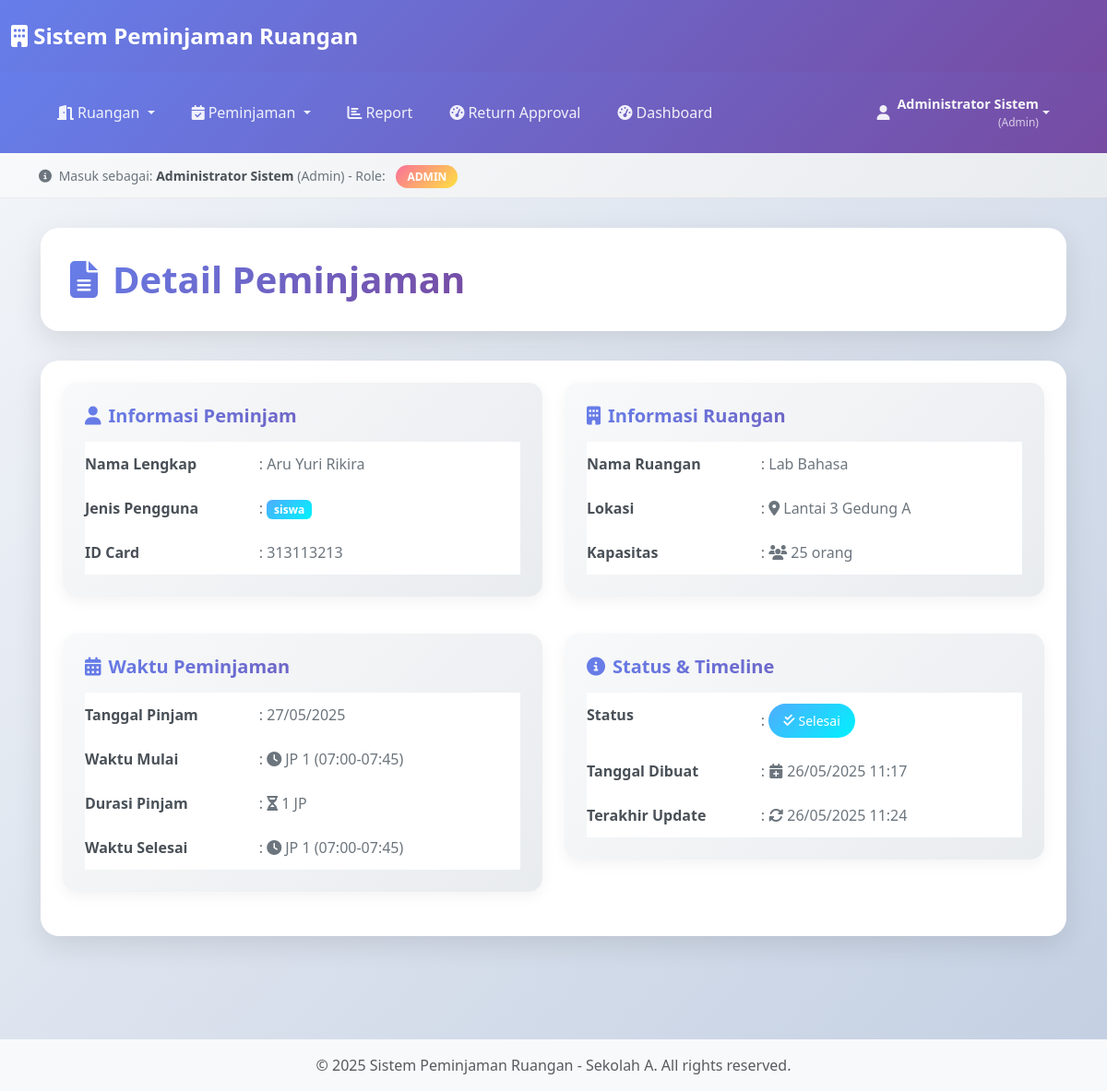
Screenshot of /admin/peminjaman/detail.php?id=20 (signed in) with the database file from the repository.
### tables this page shows
CREATE TABLE IF NOT EXISTS peminjaman_ruangan (
    peminjaman_id INT PRIMARY KEY,
    user_id INT,
    ruangan_id INT,
    tanggal_pinjam DATE,
    waktu_mulai VARCHAR(50),
    durasi_pinjam VARCHAR(50),
    waktu_selesai VARCHAR(50),
    status VARCHAR(50),
    keperluan TEXT,
    keterangan TEXT,
    created_at DATETIME,
    updated_at DATETIME,
    is_enabled BOOLEAN,
    kondisi_ruangan VARCHAR(50),
    catatan_pengembalian TEXT,
    return_requested_at DATETIME,
    return_approved_at DATETIME,
    return_approved_by INT
);

CREATE TABLE IF NOT EXISTS users (
    user_id INT PRIMARY KEY,
    id_card VARCHAR(50),
    username VARCHAR(50),
    password VARCHAR(100),
    role VARCHAR(20),
    jenis_pengguna VARCHAR(50),
    nama_lengkap VARCHAR(100),
    created_at DATETIME
);

CREATE TABLE IF NOT EXISTS ruangan (
    ruangan_id INT PRIMARY KEY,
    nama_ruangan VARCHAR(100),
    lokasi VARCHAR(100),
    kapasitas INT,
    status VARCHAR(50),
    is_enabled BOOLEAN,
    created_at DATETIME
);

### admin/peminjaman/detail.php (the view, shortened to what this page needs)
<?php
require_once '../../config/database.php';
$peminjaman_id = (int)$_GET['id'];
try {
    $stmt = $pdo->prepare("SELECT p.*, u.nama_lengkap, u.jenis_pengguna, u.id_card, r.nama_ruangan, r.lokasi, r.kapasitas
                          FROM peminjaman_ruangan p
                          JOIN users u ON p.user_id = u.user_id
                          JOIN ruangan r ON p.ruangan_id = r.ruangan_id
                          WHERE p.peminjaman_id = ?");
    $stmt->execute([$peminjaman_id]);
    $peminjaman = $stmt->fetch();
} catch(PDOException $e) {
    $error = "Error: " . $e->getMessage();
}
?>
<?php include '../../includes/header.php'; ?>
<body>
    <?php include '../../includes/navbar.php'; ?>
    <div class="main-content">
        <div class="container">
            <div class="row">
                <div class="col-12">
                    <div class="dashboard-header fade-in-up">
                        <div class="d-flex justify-content-between align-items-center">
                            <h1 class="dashboard-title">
                                <i class="fas fa-file-alt me-3"></i>Detail Peminjaman
                            </h1>
                        </div>
                    </div>
                    <div class="content-card fade-in-up animate-delay-2">
                        <div class="card-body p-4">
                            <div class="row">
                                <div class="col-md-6">
                                    <div class="info-section">
                                        <h5 class="section-title">
                                            <i class="fas fa-user"></i> Informasi Peminjam
                                        </h5>
                                        <table class="info-table table">
                                            <tr>
                                                <td><strong>Nama Lengkap</strong></td>
                                                <td>: <?php echo htmlspecialchars($peminjaman['nama_lengkap']); ?></td>
                                            </tr>
                                            <tr>
                                                <td><strong>Jenis Pengguna</strong></td>
                                                <td>: <span class="badge badge-info"><?php echo $peminjaman['jenis_pengguna']; ?></span></td>
                                            </tr>
                                            <tr>
                                                <td><strong>ID Card</strong></td>
                                                <td>: <?php echo htmlspecialchars($peminjaman['id_card']); ?></td>
                                            </tr>
                                        </table>
                                    </div>
                                </div>
                                <div class="col-md-6">
                                    <div class="info-section">
                                        <h5 class="section-title">
                                            <i class="fas fa-building"></i> Informasi Ruangan
                                        </h5>
                                        <table class="info-table table">
                                            <tr>
                                                <td><strong>Nama Ruangan</strong></td>
                                                <td>: <?php echo htmlspecialchars($peminjaman['nama_ruangan']); ?></td>
                                            </tr>
                                            <tr>
                                                <td><strong>Lokasi</strong></td>
                                                <td>: <i class="fas fa-map-marker-alt me-1"></i><?php echo htmlspecialchars($peminjaman['lokasi']); ?></td>
                                            </tr>
                                            <tr>
                                                <td><strong>Kapasitas</strong></td>
                                                <td>: <i class="fas fa-users me-1"></i><?php echo $peminjaman['kapasitas']; ?> orang</td>
                                            </tr>
                                        </table>
                                    </div>
                                </div>
                            </div>
                            <div class="row mt-3">
                                <div class="col-md-6">
                                    <div class="info-section">
                                        <h5 class="section-title">
                                            <i class="fas fa-calendar-alt"></i> Waktu Peminjaman
                                        </h5>
                                        <table class="info-table table">
                                            <tr>
                                                <td><strong>Tanggal Pinjam</strong></td>
                                                <td>: <?php echo date('d/m/Y', strtotime($peminjaman['tanggal_pinjam'])); ?></td>
                                            </tr>
                                            <tr>
                                                <td><strong>Waktu Mulai</strong></td>
                                                <td>: <i class="fas fa-clock me-1"></i><?php echo htmlspecialchars($peminjaman['waktu_mulai']); ?></td>
                                            </tr>
                                            <tr>
                                                <td><strong>Durasi Pinjam</strong></td>
                                                <td>: <i class="fas fa-hourglass-half me-1"></i><?php echo htmlspecialchars($peminjaman['durasi_pinjam']); ?></td>
                                            </tr>
                                            <tr>
                                                <td><strong>Waktu Selesai</strong></td>
                                                <td>: <i class="fas fa-clock me-1"></i><?php echo htmlspecialchars($peminjaman['waktu_selesai']); ?></td>
                                            </tr>
                                        </table>
                                    </div>
                                </div>
                                <div class="col-md-6">
                                    <div class="info-section">
                                        <h5 class="section-title">
                                            <i class="fas fa-info-circle"></i> Status & Timeline
                                        </h5>
                                        <table class="info-table table">
                                            <tr>
                                                <td><strong>Status</strong></td>
                                                <td>:
                                                    <?php
                                                    $status_class = '';
                                                    $status_icon = '';
                                                    switch($peminjaman['status']) {
                                                        case 'selesai':
                                                            $status_class = 'badge-info';
                                                            $status_icon = 'fas fa-check-double';
                                                            break;
                                                    }
                                                    ?>
                                                    <span class="badge-modern <?php echo $status_class; ?>">
                                                        <i class="<?php echo $status_icon; ?>"></i>
                                                        <?php echo ucfirst($peminjaman['status']); ?>
                                                    </span>
                                                </td>
                                            </tr>
                                            <tr>
                                                <td><strong>Tanggal Dibuat</strong></td>
                                                <td>: <i class="fas fa-calendar-plus me-1"></i><?php echo date('d/m/Y H:i', strtotime($peminjaman['created_at'])); ?></td>
                                            </tr>
                                            <tr>
                                                <td><strong>Terakhir Update</strong></td>
                                                <td>: <i class="fas fa-sync-alt me-1"></i><?php echo date('d/m/Y H:i', strtotime($peminjaman['updated_at'])); ?></td>
                                            </tr>
                                        </table>
                                    </div>
                                </div>
                            </div>
                        </div>
                    </div>
                </div>
            </div>
        </div>
    </div>
    <?php include '../../includes/footer.php'; ?>
</body>
</html>

### includes/header.php (style rules this page uses)
:root { --primary-gradient: linear-gradient(135deg, #667eea 0%, #764ba2 100%); --success-gradient: linear-gradient(135deg, #11998e 0%, #38ef7d 100%); --warning-gradient: linear-gradient(135deg, #f093fb 0%, #f5576c 100%); --info-gradient: linear-gradient(135deg, #4facfe 0%, #00f2fe 100%); --danger-gradient: linear-gradient(135deg, #fa709a 0%, #fee140 100%); --dark-gradient: linear-gradient(135deg, #2c3e50 0%, #3498db 100%); --card-shadow: 0 10px 30px rgba(0,0,0,0.1); --card-hover-shadow: 0 20px 40px rgba(0,0,0,0.15); }
body { background: linear-gradient(135deg, #f5f7fa 0%, #c3cfe2 100%); min-height: 100vh; font-family: 'Segoe UI', Tahoma, Geneva, Verdana, sans-serif; }
.main-content { padding: 2rem; }
.dashboard-header { background: white; border-radius: 20px; padding: 2rem; margin-bottom: 2rem; box-shadow: var(--card-shadow); border: none; }
.dashboard-title { background: var(--primary-gradient); -webkit-background-clip: text; -webkit-text-fill-color: transparent; background-clip: text; font-weight: 700; font-size: 2.5rem; margin: 0; }
.content-card { border: none; border-radius: 20px; box-shadow: var(--card-shadow); overflow: hidden; background: white; transition: all 0.3s ease; margin-bottom: 2rem; }
.badge-modern { padding: 0.5rem 1rem; border-radius: 50px; font-weight: 500; font-size: 0.75rem; display: inline-flex; align-items: center; gap: 0.25rem; }
.badge-info { background: var(--info-gradient); color: white; }
.fade-in-up { animation: fadeInUp 0.6s ease-out; }
.animate-delay-2 { animation-delay: 0.2s; }

### admin/peminjaman/detail.php (style rules this page uses)
:root { --primary-gradient: linear-gradient(135deg, #667eea 0%, #764ba2 100%); --success-gradient: linear-gradient(135deg, #11998e 0%, #38ef7d 100%); --warning-gradient: linear-gradient(135deg, #f093fb 0%, #f5576c 100%); --info-gradient: linear-gradient(135deg, #4facfe 0%, #00f2fe 100%); --danger-gradient: linear-gradient(135deg, #fa709a 0%, #fee140 100%); --dark-gradient: linear-gradient(135deg, #2c3e50 0%, #3498db 100%); --card-shadow: 0 10px 30px rgba(0,0,0,0.1); --card-hover-shadow: 0 20px 40px rgba(0,0,0,0.15); }
body { background: linear-gradient(135deg, #f5f7fa 0%, #c3cfe2 100%); min-height: 100vh; font-family: 'Segoe UI', Tahoma, Geneva, Verdana, sans-serif; }
.main-content { padding: 2rem; }
.dashboard-header { background: white; border-radius: 20px; padding: 2rem; margin-bottom: 2rem; box-shadow: var(--card-shadow); border: none; }
.dashboard-title { background: var(--primary-gradient); -webkit-background-clip: text; -webkit-text-fill-color: transparent; background-clip: text; font-weight: 700; font-size: 2.5rem; margin: 0; }
.content-card { border: none; border-radius: 20px; box-shadow: var(--card-shadow); overflow: hidden; background: white; transition: all 0.3s ease; margin-bottom: 2rem; }
.info-section { background: linear-gradient(135deg, #f8f9fa 0%, #e9ecef 100%); border-radius: 15px; padding: 1.5rem; margin-bottom: 1.5rem; box-shadow: 0 5px 15px rgba(0,0,0,0.05); }
.info-table { margin: 0; }
.info-table td { padding: 0.75rem 0; border: none; vertical-align: top; }
.info-table td:first-child { font-weight: 600; color: #495057; width: 40%; }
.info-table td:last-child { color: #6c757d; }
.section-title { background: var(--primary-gradient); -webkit-background-clip: text; -webkit-text-fill-color: transparent; background-clip: text; font-weight: 700; font-size: 1.25rem; margin-bottom: 1rem; display: flex; align-items: center; gap: 0.5rem; }
.badge-modern { padding: 0.5rem 1rem; border-radius: 50px; font-weight: 500; font-size: 0.875rem; display: inline-flex; align-items: center; gap: 0.25rem; }
.badge-info { background: var(--info-gradient); color: white; }
.fade-in-up { animation: fadeInUp 0.6s ease-out; }
.animate-delay-2 { animation-delay: 0.2s; }

### includes/navbar.php (style rules this page uses)
:root { --primary-gradient: linear-gradient(135deg, #667eea 0%, #764ba2 100%); --success-gradient: linear-gradient(135deg, #11998e 0%, #38ef7d 100%); --warning-gradient: linear-gradient(135deg, #f093fb 0%, #f5576c 100%); --info-gradient: linear-gradient(135deg, #4facfe 0%, #00f2fe 100%); --danger-gradient: linear-gradient(135deg, #fa709a 0%, #fee140 100%); --dark-gradient: linear-gradient(135deg, #2c3e50 0%, #3498db 100%); --card-shadow: 0 10px 30px rgba(0,0,0,0.1); --card-hover-shadow: 0 20px 40px rgba(0,0,0,0.15); }
body { background: linear-gradient(135deg, #f5f7fa 0%, #c3cfe2 100%); min-height: 100vh; font-family: 'Segoe UI', Tahoma, Geneva, Verdana, sans-serif; }
.dashboard-header { position: relative; z-index: -1; }

### rows the page displays
peminjaman_ruangan: user.nama_lengkap "Aru Yuri Rikira", user.jenis_pengguna "siswa", user.id_card "313113213", ruangan.nama_ruangan "Lab Bahasa", ruangan.lokasi "Lantai 3 Gedung A", ruangan.kapasitas "25", tanggal_pinjam "27/05/2025", waktu_mulai "JP 1 (07:00-07:45)", durasi_pinjam "1 JP", waktu_selesai "JP 1 (07:00-07:45)", status "Selesai", created_at "26/05/2025 11:17", updated_at "26/05/2025 11:24"

### other values shown
$userName "Administrator Sistem"
$jenisUser "Admin"
$userRole "ADMIN"
